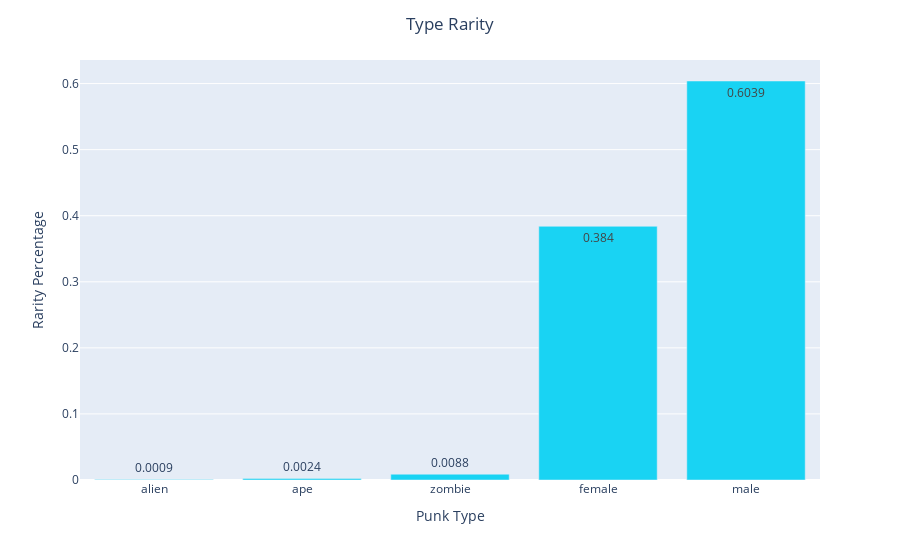

Here is the notebook cell this chart was saved with:
### Code cell
# sorted type dataframe
type_sorted = types.sort_values(by = 'amount')

# bar plot of punk type counts
fig = px.bar(type_sorted, 
             x=type_sorted['type'],
             y= type_sorted['rarity'],
             text = type_sorted['rarity'],
             color_discrete_sequence = ['#19d3f3'],
             labels={'type': 'Punk Type', 'rarity': 'Rarity Percentage'})
fig.update_layout(title = 'Type Rarity', title_x=.5)
fig.show()

### Figure 1 — Plotly figure (JSON) as saved in the notebook; plotly's stock layout.template omitted (floating-point values rounded to 4 significant figures)
{"data": [{"alignmentgroup": "True", "hovertemplate": "Punk Type=%{x}<br>Rarity Percentage=%{text}<extra></extra>", "legendgroup": "", "marker": {"color": "#19d3f3", "pattern": {"shape": ""}}, "name": "", "offsetgroup": "", "orientation": "v", "showlegend": false, "text": [0.0009, 0.0024, 0.0088, 0.384, 0.6039], "textposition": "auto", "type": "bar", "x": ["alien", "ape", "zombie", "female", "male"], "xaxis": "x", "y": [0.0009, 0.0024, 0.0088, 0.384, 0.6039], "yaxis": "y"}], "layout": {"autosize": true, "barmode": "relative", "legend": {"tracegroupgap": 0}, "margin": {"t": 60}, "title": {"text": "Type Rarity", "x": 0.5}, "xaxis": {"anchor": "y", "autorange": true, "domain": [0, 1], "range": [-0.5, 4.5], "title": {"text": "Punk Type"}, "type": "category"}, "yaxis": {"anchor": "x", "autorange": true, "domain": [0, 1], "range": [0, 0.6357], "title": {"text": "Rarity Percentage"}, "type": "linear"}}}
